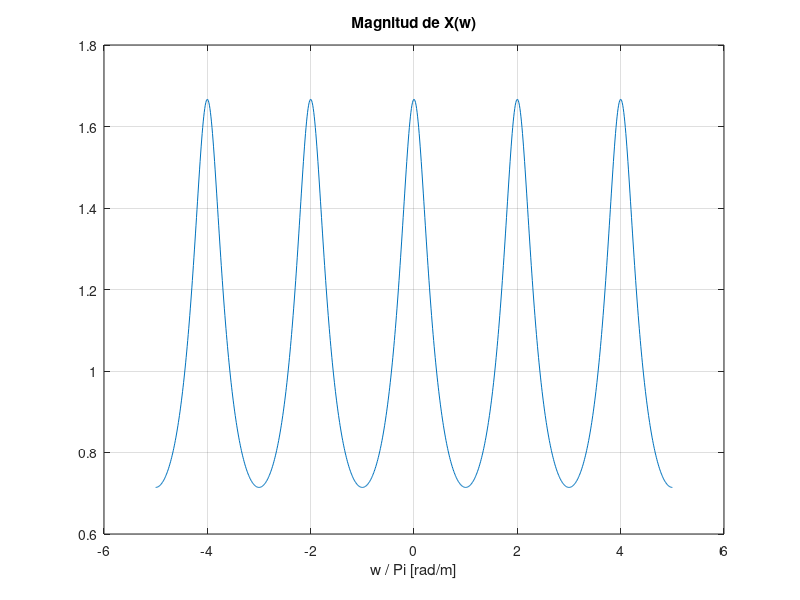

Source code (MATLAB):
w = [-5 : 0.01 : 5] * pi;
X = exp(j*w) ./ (exp(j*w) - 0.4);
plot(w/pi, abs(X)); grid
xlabel('w / Pi [rad/m]');
title('Magnitud de X(w)');
